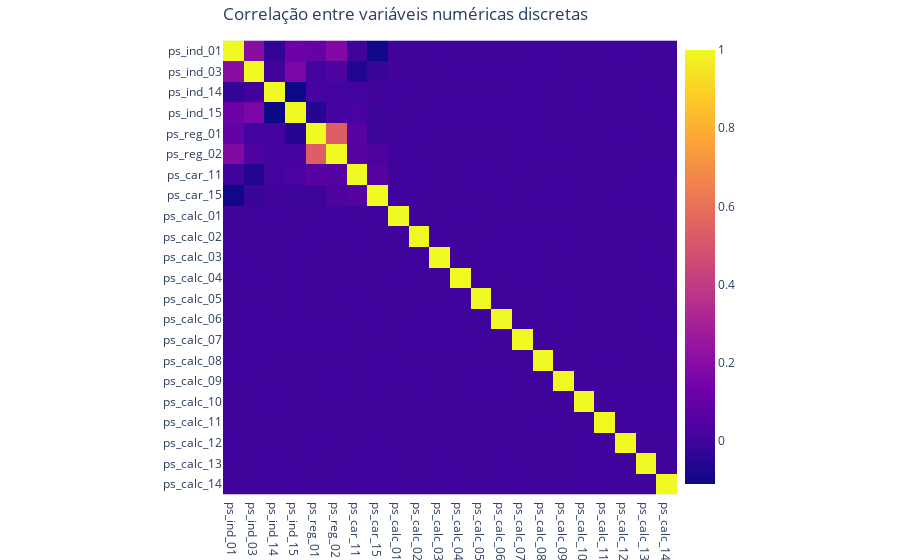

Here is the notebook cell this chart was saved with:
### Code cell
#plotar a correlação em um heat map
fig = px.imshow(corr_spearman)
title='Correlação entre variáveis numéricas discretas'
fig.update_layout(margin={"r":0,"t":40,"l":0,"b":0},title={'text':title,'x':0.45,'xanchor':'center'},coloraxis_colorbar_x=0.75) #config
fig.show()

### Figure 1 — Plotly figure (JSON) as saved in the notebook; plotly's stock layout.template omitted (floating-point values rounded to 4 significant figures; data arrays with more than 128 entries replaced by an {"elided": "..."} marker saying what was removed)
{"data": [{"coloraxis": "coloraxis", "hovertemplate": "x: %{x}<br>y: %{y}<br>color: %{z}<extra></extra>", "name": "0", "type": "heatmap", "x": ["ps_ind_01", "ps_ind_03", "ps_ind_14", "ps_ind_15", "ps_reg_01", "ps_reg_02", "ps_car_11", "ps_car_15", "ps_calc_01", "ps_calc_02", "ps_calc_03", "ps_calc_04", "ps_calc_05", "ps_calc_06", "ps_calc_07", "ps_calc_08", "ps_calc_09", "ps_calc_10", "ps_calc_11", "ps_calc_12", "ps_calc_13", "ps_calc_14"], "xaxis": "x", "y": ["ps_ind_01", "ps_ind_03", "ps_ind_14", "ps_ind_15", "ps_reg_01", "ps_reg_02", "ps_car_11", "ps_car_15", "ps_calc_01", "ps_calc_02", "ps_calc_03", "ps_calc_04", "ps_calc_05", "ps_calc_06", "ps_calc_07", "ps_calc_08", "ps_calc_09", "ps_calc_10", "ps_calc_11", "ps_calc_12", "ps_calc_13", "ps_calc_14"], "yaxis": "y", "z": {"elided": "22x22 float values"}}], "layout": {"coloraxis": {"colorbar": {"x": 0.75}, "colorscale": [[0, "#0d0887"], [0.1111, "#46039f"], [0.2222, "#7201a8"], [0.3333, "#9c179e"], [0.4444, "#bd3786"], [0.5556, "#d8576b"], [0.6667, "#ed7953"], [0.7778, "#fb9f3a"], [0.8889, "#fdca26"], [1, "#f0f921"]]}, "margin": {"b": 0, "l": 0, "r": 0, "t": 40}, "title": {"text": "Correlação entre variáveis numéricas discretas", "x": 0.45, "xanchor": "center"}, "xaxis": {"anchor": "y", "constrain": "domain", "domain": [0, 1], "scaleanchor": "y"}, "yaxis": {"anchor": "x", "autorange": "reversed", "constrain": "domain", "domain": [0, 1]}}}
